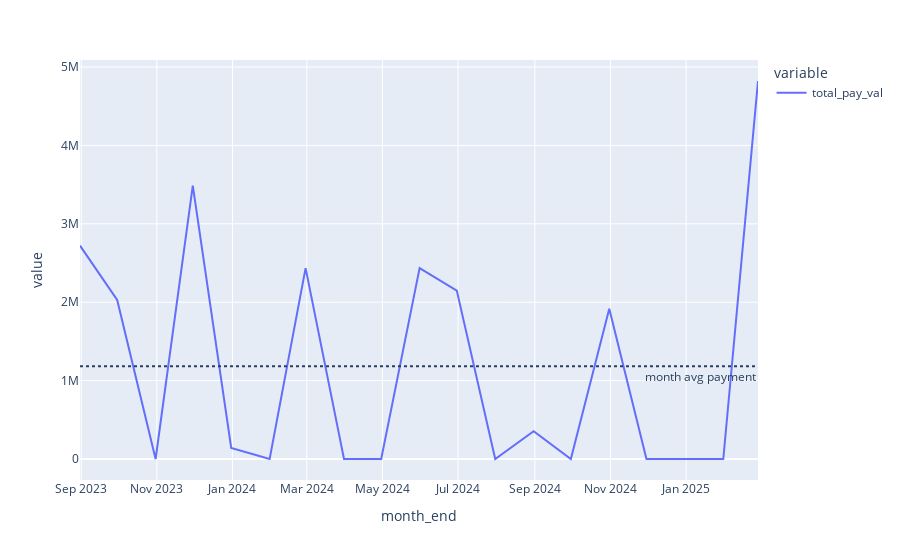

Notebook code for this chart:
### Code cell
base_fig = make_base_monthly_payments_fig(monthly_bag)
base_fig.show()

### Figure 1 — Plotly figure (JSON) as saved in the notebook; plotly's stock layout.template omitted (floating-point values rounded to 4 significant figures)
{"data": [{"hovertemplate": "variable=total_pay_val<br>month_end=%{x}<br>value=%{y}<extra></extra>", "legendgroup": "total_pay_val", "line": {"color": "#636efa", "dash": "solid"}, "marker": {"symbol": "circle"}, "mode": "lines", "name": "total_pay_val", "orientation": "v", "showlegend": true, "type": "scatter", "x": ["2023-08-31T00:00:00", "2023-09-30T00:00:00", "2023-10-31T00:00:00", "2023-11-30T00:00:00", "2023-12-31T00:00:00", "2024-01-31T00:00:00", "2024-02-29T00:00:00", "2024-03-31T00:00:00", "2024-04-30T00:00:00", "2024-05-31T00:00:00", "2024-06-30T00:00:00", "2024-07-31T00:00:00", "2024-08-31T00:00:00", "2024-09-30T00:00:00", "2024-10-31T00:00:00", "2024-11-30T00:00:00", "2024-12-31T00:00:00", "2025-01-31T00:00:00", "2025-02-28T00:00:00"], "xaxis": "x", "y": [2722000.0, 2028240, 0, 3487000.0, 140560, 0, 2434000.0, 0, 0, 2434753, 2148560, 0, 353900.0, 0, 1915000.0, 0, 0, 0, 4822000.0], "yaxis": "y"}], "layout": {"annotations": [{"showarrow": false, "text": "month avg payment", "x": 1, "xanchor": "right", "xref": "x domain", "y": 1183502, "yanchor": "top", "yref": "y"}], "legend": {"title": {"text": "variable"}, "tracegroupgap": 0}, "margin": {"t": 60}, "shapes": [{"line": {"dash": "dot", "width": 2}, "type": "line", "x0": 0, "x1": 1, "xref": "x domain", "y0": 1183502, "y1": 1183502, "yref": "y"}], "xaxis": {"anchor": "y", "domain": [0, 1], "title": {"text": "month_end"}}, "yaxis": {"anchor": "x", "domain": [0, 1], "title": {"text": "value"}}}}
